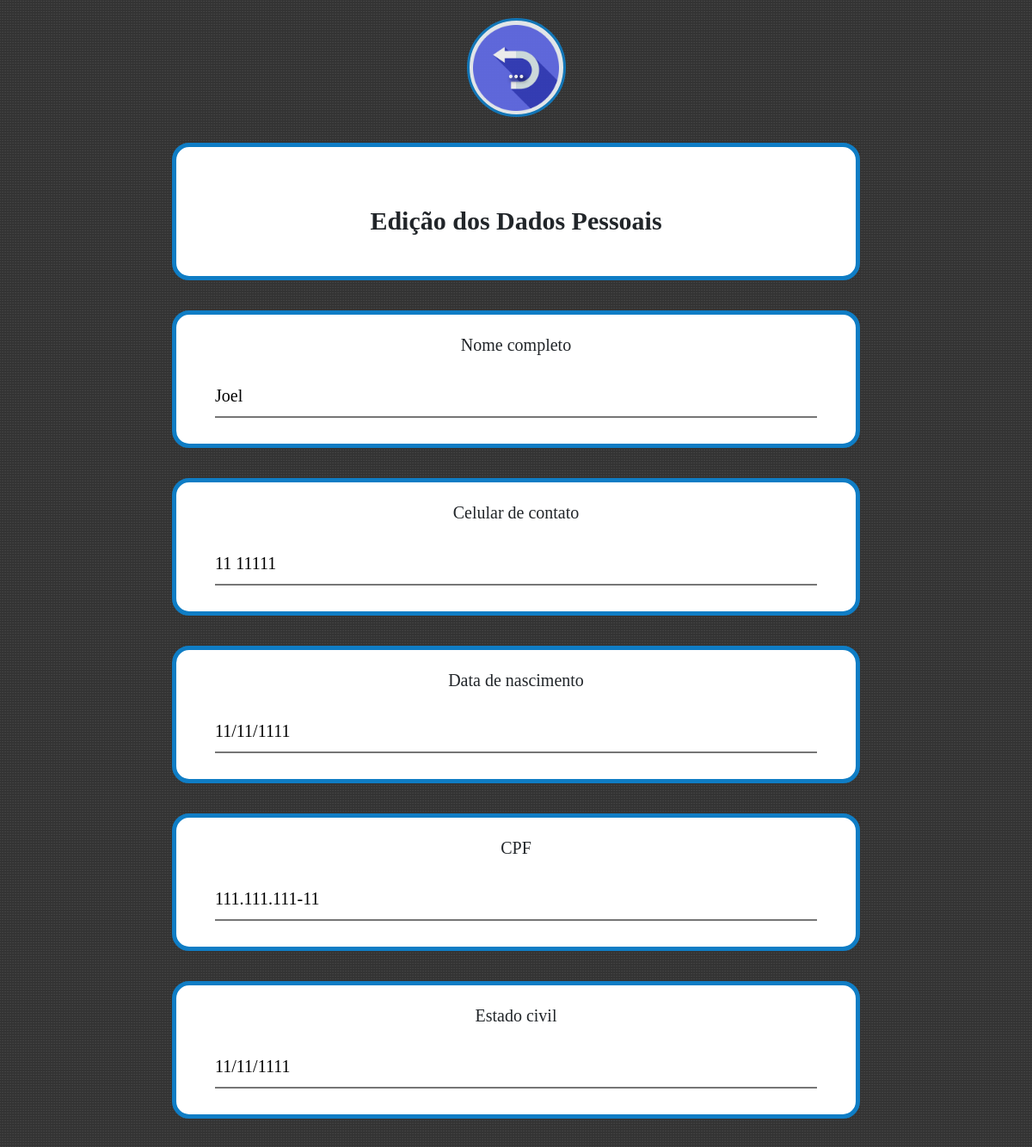
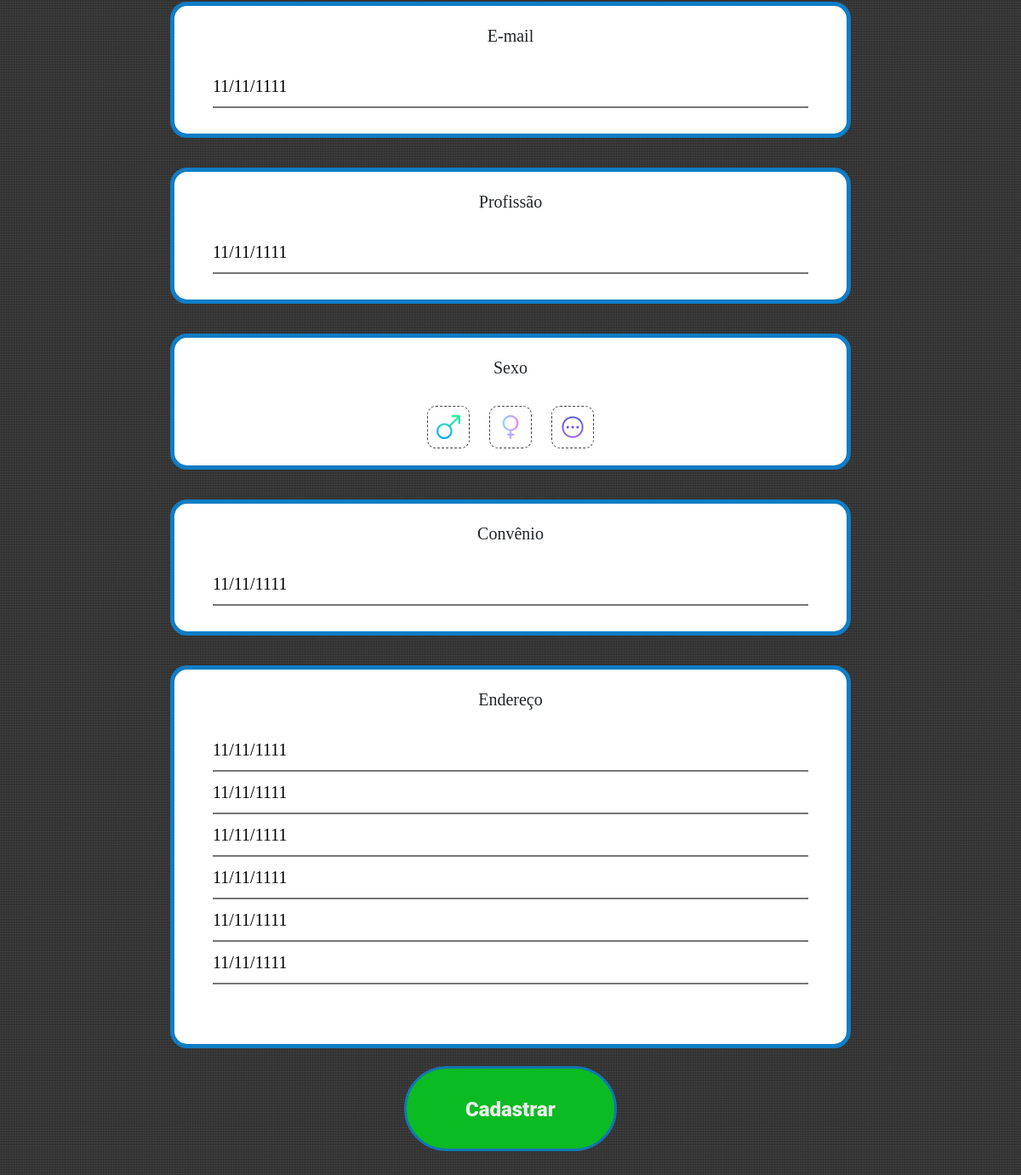
The app's page /php/editar_dados/editar_usuario.php with its own data (2 pictures, top to bottom).
### tables this page shows
CREATE TABLE `dados_paciente` (
  `CPF` varchar(14) NOT NULL,
  `nome` varchar(40) NOT NULL,
  `celular` varchar(14) DEFAULT NULL,
  `idade` varchar(10) DEFAULT NULL,
  `estado_civil` varchar(30) DEFAULT NULL,
  `email` varchar(40) DEFAULT NULL,
  `work` varchar(40) DEFAULT NULL,
  `gender` varchar(10) DEFAULT NULL,
  `convenio` varchar(20) DEFAULT 'particular',
  `CEP` varchar(20) DEFAULT NULL,
  `ad_number` varchar(10) DEFAULT NULL,
  `street` varchar(40) DEFAULT NULL,
  `district` varchar(40) DEFAULT NULL,
  `city` varchar(40) DEFAULT NULL,
  `state` varchar(10) DEFAULT NULL,
  `country` varchar(40) DEFAULT NULL,
  `id_anamnese` varchar(10) DEFAULT NULL,
  `id_pac` varchar(10) NOT NULL
);

### php/editar_dados/editar_usuario.php (the view, shortened to what this page needs)
<?php
    include_once("conexao.php");
    $id_pac = filter_input(INPUT_GET, 'id_pac', FILTER_SANITIZE_NUMBER_INT);
    $result_usuario = "SELECT * FROM dados_paciente WHERE id_pac = '$id_pac'";
    $resultado_usuario = mysqli_query($conn, $result_usuario);
    $row_usuario = mysqli_fetch_assoc($resultado_usuario);
?>
<html>
    <head>
        <?php include "./header.php"; ?>
	</head>
<body>
    <div class="top">
    </div>
    <div class="middle">
        <div id="home-dashboard">
            <?php include "menu.php"; ?>
            <div id="information" class="form-group">
                <p> Edição dos Dados Pessoais </p>
            </div>
            <form method="POST"	action="./proc_edit_usuario.php">
                <div class="form-group">
                    <div class="question">
                        <p2>Nome completo</p2>
                    </div>
                    <div class="answer">
                        <input type="text" name="nome" placeholder="Seu nome" value="<?php echo $row_usuario['nome']; ?>"/>
                    </div>
                </div>
                <div class="form-group">
                    <div class="question">
                        <p2>Celular de contato</p2>
                    </div>
                    <div class="answer">
                        <input type="text" name="celular" placeholder="12 98102-6589" value="<?php echo $row_usuario['celular']; ?>" maxlength="14" onkeypress="formatar_mascara(this,'## #####-####')"/>
                    </div>
                </div>
                <div class="form-group">
                    <div class="question">
                        <p2>Data de nascimento</p2>
                    </div>
                    <div class="answer">
                        <input type="text" name="idade" placeholder="01/01/2001" value="<?php echo $row_usuario['idade']; ?>" maxlength="10" onkeypress="formatar_mascara(this,'##/##/####')"/>
                    </div>
                </div>
                <div class="form-group">
                    <div class="question">
                        <p2>CPF</p2>
                    </div>
                    <div class="answer">
                        <input type="text" name="CPF" placeholder="123.456.789-11" value="<?php echo $row_usuario['CPF']; ?>" maxlength="14" onkeypress="formatar_mascara(this,'###.###.###-##')"/>
                    </div>
                </div>
                <div class="form-group">
                    <div class="question">
                        <p2>Estado civil</p2>
                    </div>
                    <div class="answer">
                        <input type="text" name="estado_civil" placeholder="Exemplo: Solteiro(a)" value="<?php echo $row_usuario['estado_civil']; ?>"/>
                    </div>
                </div>
                <div class="form-group">
                    <div class="question">
                        <p2>E-mail</p2>
                    </div>
                    <div class="answer">
                        <input type="email" name="email" placeholder="email@provedor.com" value="<?php echo $row_usuario['email']; ?>"/>
                    </div>
                </div>
                <div class="form-group">
                    <div class="question">
                        <p2>Profissão</p2>
                    </div>
                    <div class="answer">
                        <input type="text" name="work" placeholder="Exemplo: Professor" value="<?php echo $row_usuario['work']; ?>"/>
                    </div>
                </div>
                <div class="form-group">
                    <div class="question">
                        <p2>Sexo</p2>
                    </div>
                    <div class="answer-radio">
                        <label for="gen-man">
                            <img src="../../images/man.png" alt="I'm man" />
                        </label>
                        <label for="gen-woman">
                            <img src="../../images/woman.png" alt="I'm woman" />
                        </label>
                        <label for="gen-other">
                            <img src="../../images/other.png" alt="I'm other" />
                        </label>
                    </div>
                </div>
                <div class="form-group">
                    <div class="question">
                        <p2>Convênio</p2>
                    </div>
                    <div class="answer">
                        <input type="text" name="convenio" placeholder="Particular" value="<?php echo $row_usuario['convenio']; ?>"/>
                    </div>
                </div>
                <div class="form-address">
                    <div class="question">
                        <p2>Endereço</p2>
                    </div>
                    <div class="answer">
                        <input type="text" name="CEP" id="cep" placeholder="CEP" value="<?php echo $row_usuario['CEP']; ?>" onblur="pesquisacep(this.value);" />
                    </div>
                    <div class="answer">
                        <input type="text" name="ad_number" placeholder="Número da Casa ou Ap" value="<?php echo $row_usuario['ad_number']; ?>"/>
                    </div>
                    <div class="answer">
                        <input type="text" name="street" id="street" placeholder="Rua" value="<?php echo $row_usuario['street']; ?>"/>
                    </div>
                    <div class="answer">
                        <input type="text" name="district" id="district" placeholder="Bairro" value="<?php echo $row_usuario['district']; ?>"/>
                    </div>
                    <div class="answer">
                        <input type="text" name="city" id="city" placeholder="Cidade" value="<?php echo $row_usuario['city']; ?>"/>
                    </div>
                    <div class="answer">
                        <input type="text" name="state" id="state" placeholder="Estado" value="<?php echo $row_usuario['state']; ?>"/>
                    </div>
                </div>
                <input type="submit" id="btn-cadastro" class="btn-home" style="color: white; font-weight:800;" value="Cadastrar" name="enviar"><p></p></input>
            </form>
        </div>
    </div>
</body>
</html>

### css/style.css (style rules this page uses)
* { font-family: 'Roboto', sans-serif; font-size: 14px; margin: 0; padding: 0; }
html { height: 100%; }
body { min-height: 100vh ; display: flex; flex-direction: column; background-image: url("../images/pattern.png"),url('../images/img-3.png'); background-position: 48% 61%; }
.middle { margin: auto; text-align: center; -background-color:aqua; }
#home-dashboard { -background-color: brown; }
.btn-home { opacity: 0.9; font-size: 24px; border: 1px solid #ffffff; border-radius: 24px; transition-duration: 0.4s; width: 150px; height: 100px; cursor: pointer; padding: 30px; margin: 30px; display: inline-block; }
#btn-cadastro { background-color: #07ca21; -background-image: url("../images/btn-one.png") !important; background-size: 100px 100px; background-position: center; background-repeat: no-repeat; border: 3px; border-style: solid; border-radius: 50px; border-color: #0f7dc5; margin-top: 0%; width: 250px; height: 100px; }
.form-group { background-color: rgb(255, 255, 255); border: 5px; border-style: solid; border-color: #0f7dc5; border-radius: 20px; height: 160px; width: 800px; }
.form-group p { font-family: 'Bradley Hand', cursive; font-size: 30px; font-weight: 800; }
.form-group p2 { font-family: 'Calibri'; font-size: 20px; }
.form-address { background-color: rgb(255, 255, 255); border: 5px; border-style: solid; border-color: #0f7dc5; border-radius: 20px; height: 450px; width: 800px; }
.form-address p2 { font-family: 'Calibri'; font-size: 20px; }
.question { padding: 20px; }
input[type="text"], input[type='email'] { border-top: 0; border-left: 0; border-right: 0; outline: 0; height: 50px; width: 700px; font-family: 'Calibri'; font-size: 20px; }
input[type=radio] + label>img { border: 1px dashed #444; border-radius: 20%; width: 50px; height: 50px; transition: 500ms all; cursor: pointer; padding: 10px; margin: 10px; }

### php/editar_dados/header.php (style rules this page uses)
body { background-image: url("../../images/pattern.png"); }

### records on screen
dados_paciente: nome "Joel", celular "11 11111", idade "11/11/1111", CPF "111.111.111-11", estado_civil "11/11/1111", email "11/11/1111", work "11/11/1111", convenio "11/11/1111", CEP "11/11/1111", ad_number "11/11/1111", street "11/11/1111", district "11/11/1111", city "11/11/1111", state "11/11/1111"
